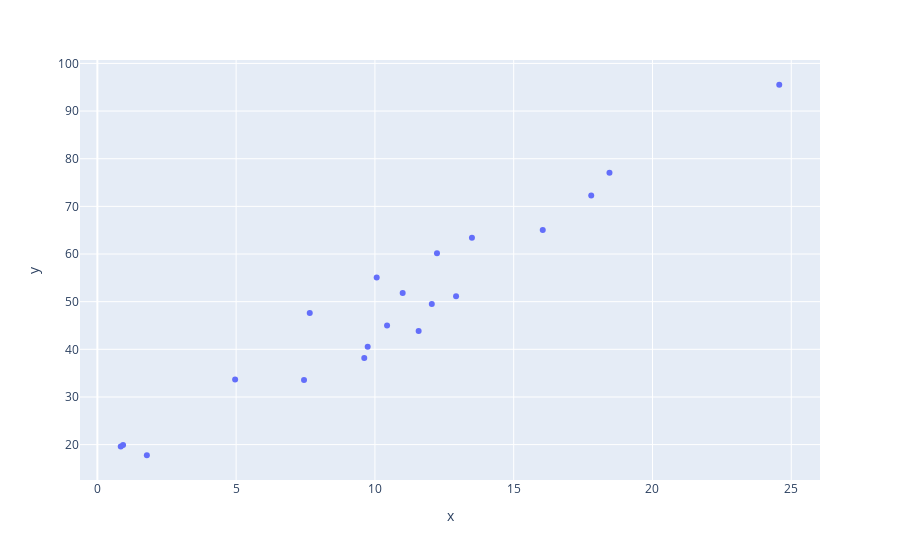

Notebook code cell kept with this figure:
### Code cell
px.scatter(x=x, y=y)

### Figure 1 — Plotly figure (JSON) as saved in the notebook; plotly's stock layout.template omitted (floating-point values rounded to 4 significant figures)
{"data": [{"hovertemplate": "x=%{x}<br>y=%{y}<extra></extra>", "legendgroup": "", "marker": {"color": "#636efa", "symbol": "circle"}, "mode": "markers", "name": "", "orientation": "v", "showlegend": false, "type": "scatter", "x": [0.9258, 12.24, 17.79, 10.44, 12.92, 9.616, 13.5, 24.57, 18.45, 7.652, 4.963, 11.58, 10.06, 16.05, 1.783, 0.8425, 12.05, 9.739, 11.0, 7.446], "xaxis": "x", "y": [19.93, 60.16, 72.27, 45.02, 51.14, 38.16, 63.4, 95.52, 77.05, 47.62, 33.67, 43.84, 55.08, 65.06, 17.77, 19.62, 49.51, 40.56, 51.84, 33.57], "yaxis": "y"}], "layout": {"legend": {"tracegroupgap": 0}, "margin": {"t": 60}, "xaxis": {"anchor": "y", "domain": [0, 1], "title": {"text": "x"}}, "yaxis": {"anchor": "x", "domain": [0, 1], "title": {"text": "y"}}}}
